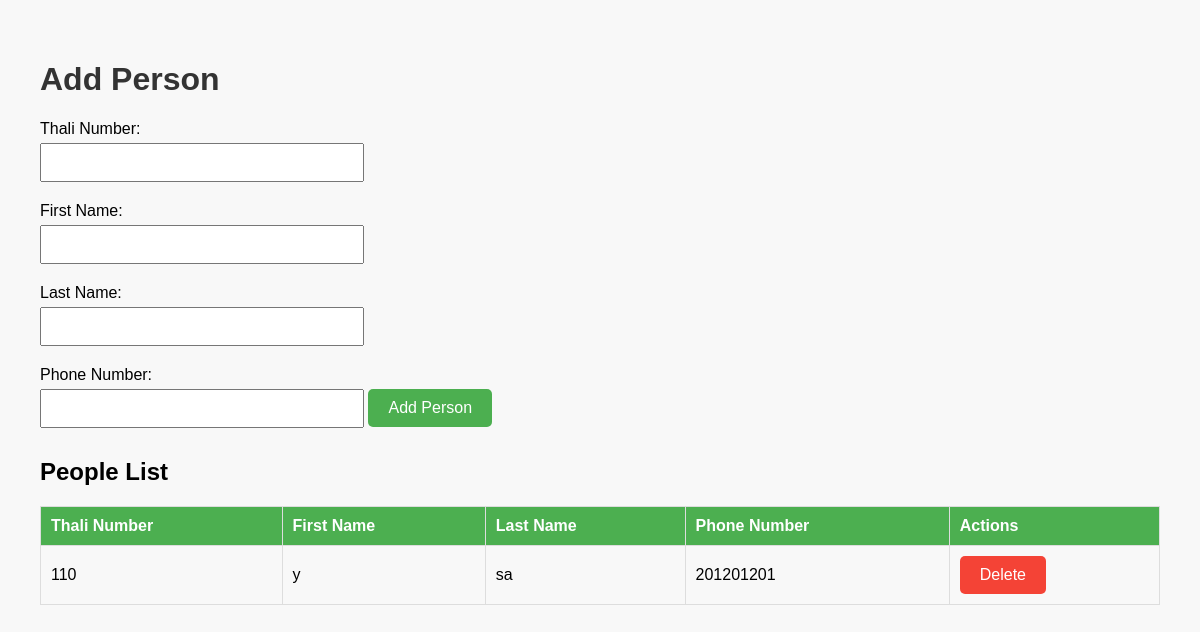
Page /add_person on the committed database.
### app.py (models this page shows)
class Person(db.Model):
    thali_number = db.Column(db.String(50), primary_key=True, unique=True, nullable=False)
    first_name = db.Column(db.String(100), nullable=False)
    last_name = db.Column(db.String(100), nullable=False)
    phone_number = db.Column(db.String(20), nullable=False)

### app.py (the view)
@app.route('/add_person', methods=['GET'])
def add_person_page():
    people = Person.query.all()  # Fetch all Person records
    return render_template('add_person.html', people=people)

### templates/add_person.html (shortened to what this page needs)
<!DOCTYPE html>
<html lang="en">
<head>
</head>
<body>
    <h1>Add Person</h1>
    <form id="addPersonForm">
        <label for="thali_number">Thali Number:</label>
        <input type="text" id="thali_number" name="thali_number" required>
        <label for="first_name">First Name:</label>
        <input type="text" id="first_name" name="first_name" required>
        <label for="last_name">Last Name:</label>
        <input type="text" id="last_name" name="last_name" required>
        <label for="phone_number">Phone Number:</label>
        <input type="text" id="phone_number" name="phone_number">
        <button type="submit">Add Person</button>
    </form>
    <h2>People List</h2>
    <table id="peopleTable">
        <thead>
            <tr>
                <th>Thali Number</th>
                <th>First Name</th>
                <th>Last Name</th>
                <th>Phone Number</th>
                <th>Actions</th>
            </tr>
        </thead>
        <tbody>
            {% for person in people %}
                <tr data-thali="{{ person.thali_number }}">
                    <td>{{ person.thali_number }}</td>
                    <td>{{ person.first_name }}</td>
                    <td>{{ person.last_name }}</td>
                    <td>{{ person.phone_number }}</td>
                    <td><button class="delete-button" onclick="confirmDelete('{{ person.thali_number }}')">Delete</button></td>
                </tr>
            {% endfor %}
        </tbody>
    </table>
</body>
</html>

### templates/add_person.html (style rules this page uses)
body { font-family: Arial, sans-serif; margin: 20px; padding: 20px; background-color: #f8f8f8; }
h1 { color: #333; }
label { display: block; margin: 10px 0 5px; }
input { margin-bottom: 10px; padding: 10px; width: 300px; }
button { padding: 10px 20px; font-size: 16px; color: white; background-color: #4CAF50; border: none; border-radius: 5px; cursor: pointer; }
table { width: 100%; border-collapse: collapse; margin-top: 20px; }
th, td { padding: 10px; border: 1px solid #ddd; text-align: left; }
th { background-color: #4CAF50; color: white; }
.delete-button { background-color: #f44336; }

### rows in the picture
Person: thali_number "110", first_name "y", last_name "sa", phone_number "201201201"
